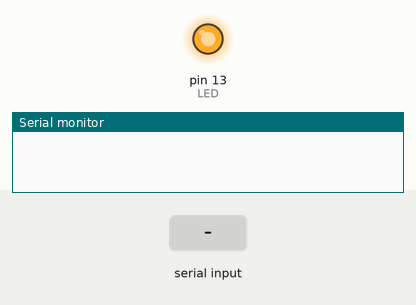
The sketch below on a simulated Arduino Uno, built with avr-gcc and run on an emulated ATmega328P. Shown: output pins drawn as LEDs (lit = HIGH), the last lines printed to the serial monitor. Inputs (shaded band) come from the test bench.

Above: at 1.2 s.
1.3 s: "0" received over Serial
At 2.5 s:
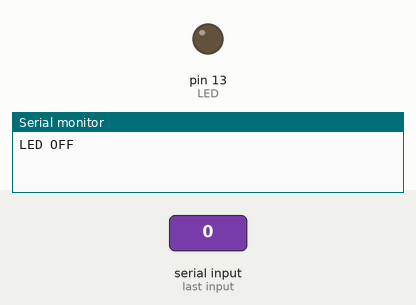
2.8 s: "1" received over Serial
At 3.8 s:
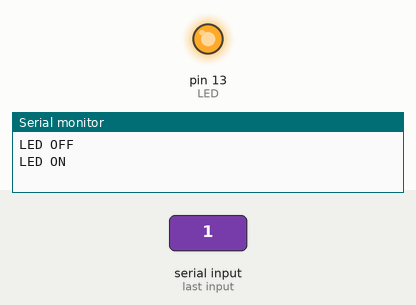
Timing chart, 0 to 5.8 s (numbered marks = the images above; inputs shaded):
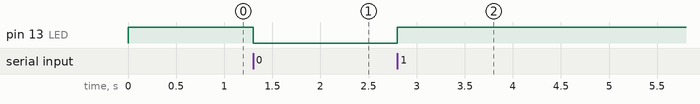

Measured:
- after the input at 1.3 s, pin 13 (LED): HIGH → LOW at once
- after the input at 2.8 s, pin 13 (LED): LOW → HIGH at once

The sketch:

arduino_led.ino
```cpp
int LED = 13;
int data;

void setup() {
  Serial.begin(9600);
  pinMode(LED, OUTPUT);
  digitalWrite(LED, HIGH);
}

void loop() {
  while (Serial.available()){
    data = Serial.read();
    if(data == '1'){
      digitalWrite(LED, HIGH);
      Serial.println("LED ON");
    }
    else if(data == '0'){
     digitalWrite(LED, LOW);
      Serial.println("LED OFF");
    }
  }
}
```
